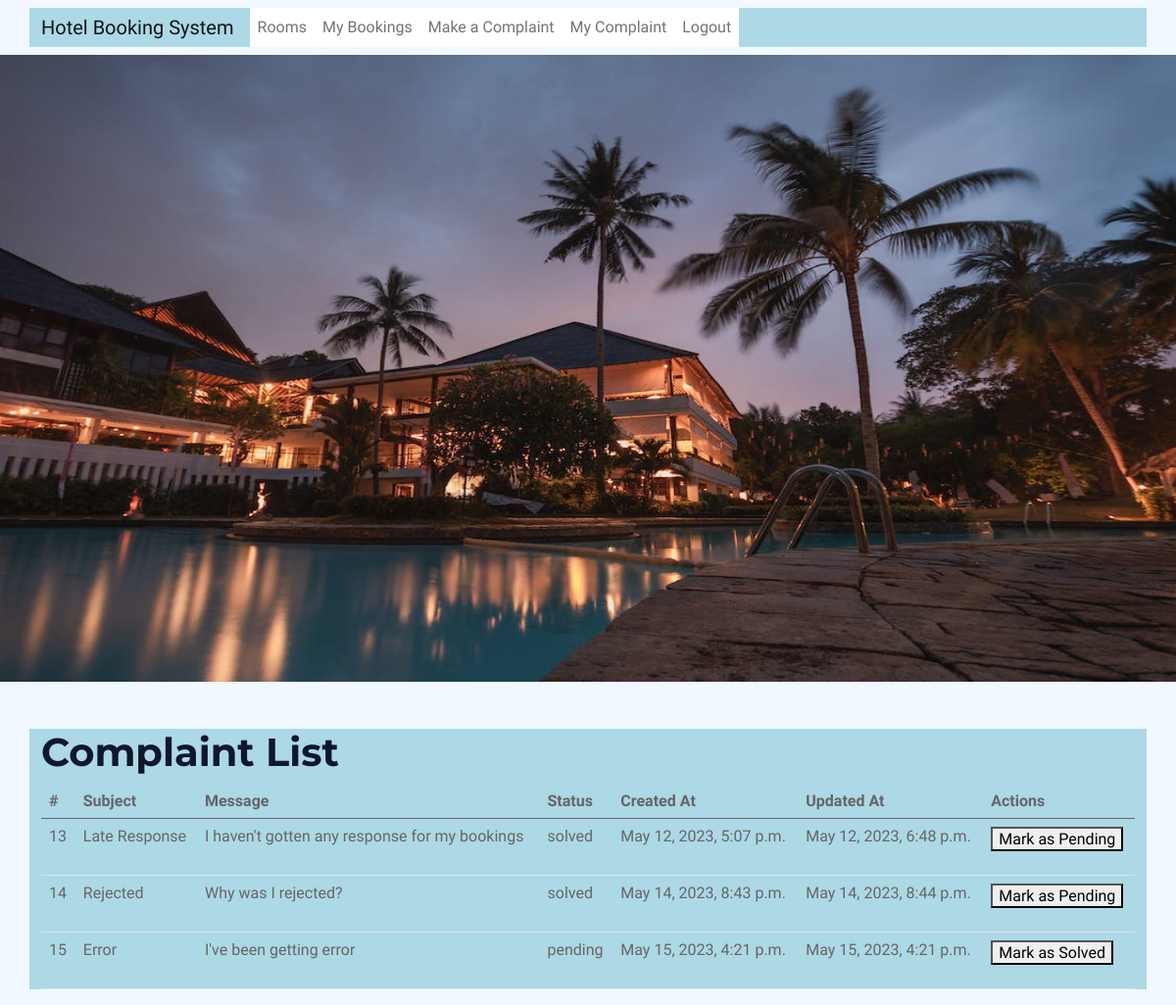
Before: /admin_complaints/ (signed in) with the older database file.
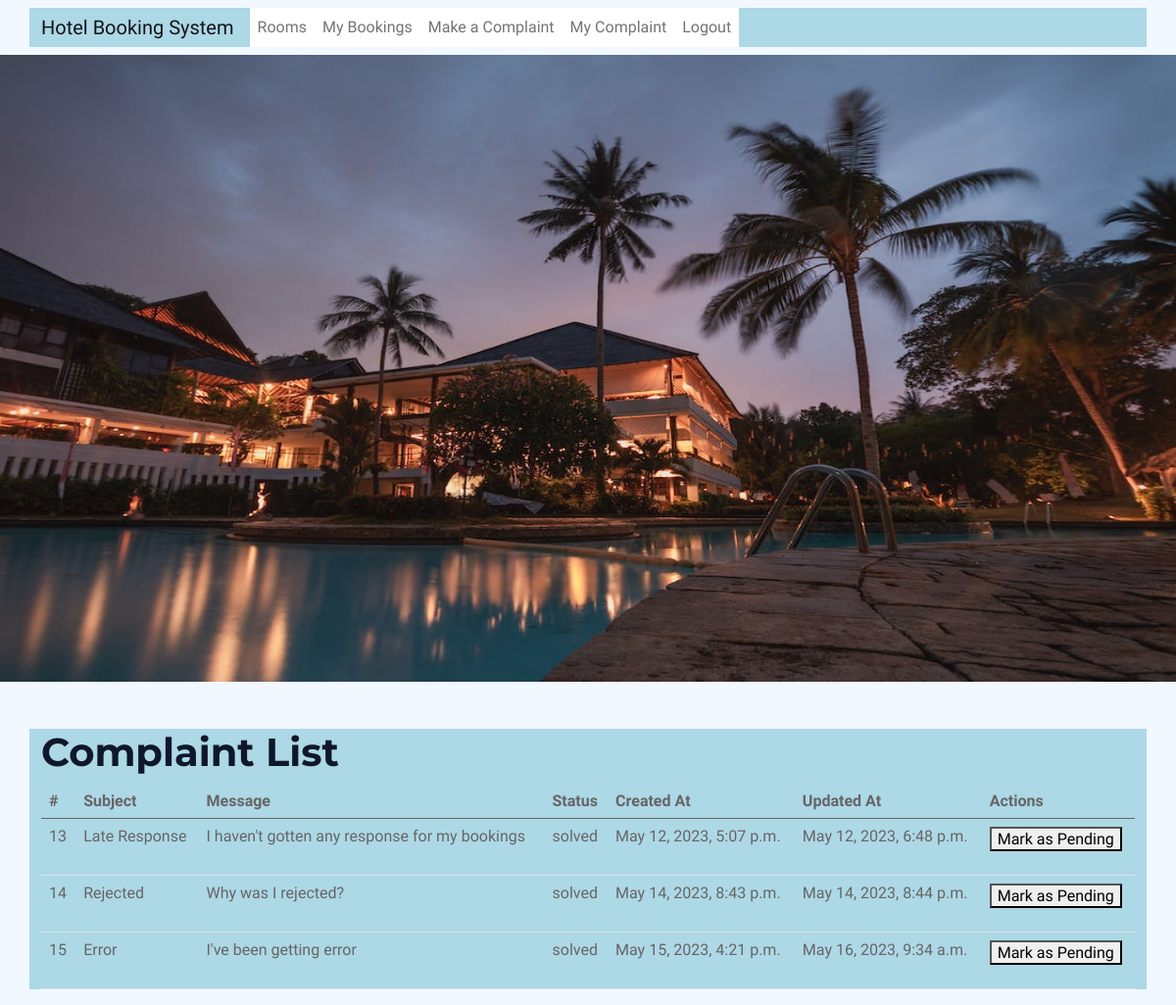
After: the same page with the newer database file.
### bookings/models.py (models this page shows, shortened)
class Complaint(models.Model):
    user = models.ForeignKey(settings.AUTH_USER_MODEL, on_delete=models.CASCADE)
    admin_user= models.ForeignKey(settings.AUTH_USER_MODEL, on_delete=models.CASCADE, related_name='complaint_admin', default=1)
    booking = models.ForeignKey('Booking', on_delete=models.CASCADE, null=True)
    subject = models.CharField(max_length=100)
    message = models.TextField()
    created_at = models.DateTimeField(auto_now_add=True)
    updated_at = models.DateTimeField(auto_now=True)
    status_choices = [
        ('pending', 'Pending'),
        ('solved', 'Solved'),
    ]
    status = models.CharField(max_length=10, choices=status_choices, default='pending')

### bookings/views.py (the view, shortened to what this page needs)
# urls.py: path('admin_complaints/', views.admin_complaint_list, name='admin_complaint_list'),
@login_required
def admin_complaint_list(request):
    complaints = Complaint.objects.all()
    context = {'complaints': complaints}
    return render(request, 'complaint_list.html', context)

### bookings/templates/complaint_list.html (shortened to what this page needs)
{% extends 'base.html' %}
{% block content %}
  <h1>Complaint List</h1>
  {% if complaints %}
    <table class="table">
      <thead>
        <tr>
          <th>#</th>
          <th>Subject</th>
          <th>Message</th>
          <th>Status</th>
          <th>Created At</th>
          <th>Updated At</th>
          <th>Actions</th>
        </tr>
      </thead>
      <tbody>
        {% for complaint in complaints %}
          <tr>
            <td>{{ complaint.pk }}</td>
            <td>{{ complaint.subject }}</td>
            <td>{{ complaint.message }}</td>
            <td>{{ complaint.status }}</td>
            <td>{{ complaint.created_at }}</td>
            <td>{{ complaint.updated_at }}</td>
            <td>
              <form method="post" action="{% url 'bookings:admin_complaint_list' %}">
                {% if complaint.status == 'pending' %}
                  <button type="submit" name="mark_as_solved">Mark as Solved</button>
                {% elif complaint.status == 'solved' %}
                  <button type="submit" name="mark_as_pending">Mark as Pending</button>
                {% endif %}
              </form>
            </td>
          </tr>
        {% endfor %}
      </tbody>
    </table>
  {% else %}
    <p>No complaints found.</p>
  {% endif %}
{% endblock %}

Changed rows visible on the page:
changed Complaint "Error": status "pending" → "solved"; updated_at "May 15, 2023, 4:21 p.m." → "May 16, 2023, 9:34 a.m."; status "Mark as Solved" → "Mark as Pending"
